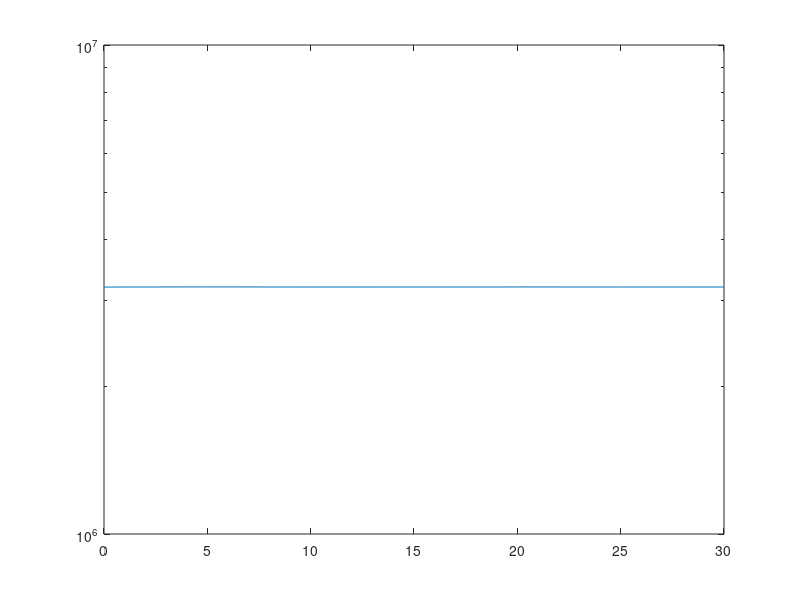

This chart was generated by the following MATLAB code:
clear all; clc; close all
% Parâmetros
T = 500;                      % Tempo de símbolo OFDM
Ts = 2;                       % Tempo de símbolo em portadora única
K = T/Ts;                     % Número de subportadoras independentes
K = 64;
N = 2*K;                      % DFT de N pons
%
SM = [-1 +1];
SM_16 = [-3-3i -3-1i -3+1i -3+3i -1-3i -1-1i -1+1i -1+3i 1-3i 1-1i 1+1i 1+3i 3-3i 3-1i 3+1i 3+3i];
M = 16; % 16 QAM
msg = 100000;
n_bits = K*msg;                % Número de bits
EbN0dB = 0:5:30;
snrdb = EbN0dB;%+10*log10(log2(2)*(K/K));
for j = 1:length(EbN0dB)
    % Gerar bits aleatórios
    dataIn=randi([0 1],1,n_bits);   % Sequência de números entre 0 e 1 uniformemente distribuídos
    %dataIn=sign(dataIn-.5);  % Sequência de -1 e 1
    % Conversor serial paralelo
    %dataInMatrix = reshape(dataIn,n_bits/4,4);
    %
    % Gerar constelaçao 16-QAM
    %seq16qam = 2*dataInMatrix(:,1)+dataInMatrix(:,2)+1i*(2*dataInMatrix(:,3)+dataInMatrix(:,4)); 
    %seq16=seq16qam';
    % Garantir propriedadade da simetria
    %X = [seq16 conj(seq16(end:-1:1))];
    Vn = SM(dataIn + 1);
    mtSeqQam = reshape(Vn, msg, K);    
    
    mtOfdmTx = ifft (mtSeqQam);
    
    
    seqOfdmTx = reshape (mtOfdmTx,1,msg*K); 
    Eb = seqOfdmTx*seqOfdmTx'/length(seqOfdmTx); % Energia do bit
    N0 = Eb*10.^(-snrdb(j)/10);
    wgn = sqrt(N0/2) * [1 1i] * randn(2, length(seqOfdmTx));
        
    %Eb=1;
    %N0 = Eb*10^(EbN0dB(i)/10);
    %sigmas = N0/2;
    %signal_QAM = ifft(X);

    
    % Adição de ruído
    %variance = sigmas;
    %noise = sqrt(variance)*randn(1,N)+1i*sqrt(variance)*randn(1,N);
    %
    % sinal recebido = xn + ruído 
    rn = seqOfdmTx + wgn;
    
    mtOfdmRxNoise = reshape(rn,msg,K);
    % FFT do rn
    %Y = fft(rn);
    %
    % Plots
    mtOfdmRx = fft(mtOfdmRxNoise);
    seqOfdmRx =  reshape (mtOfdmRx,1,msg*K);
    %scatterplot(seqOfdmRx)
    ah = (seqOfdmRx > 0); % Decisao
    nErrs = sum(xor(dataIn, ah));
    %hold on
    %{  
    scatter(real(seq16),imag(seq16), 'r', '+')
    hold off
    title(['Sinal com ruído de variância ', num2str(N0/2)]);
    % Demodulação  
    for k= 1:length(Y) % Para percorrer todo o vetor Yk 
        if real(Y(1,k)) > 0 % Para parte real de Yk positiva
            if real(Y(1,k)) > 2
                Z(1,k) = 3;
            else
                Z(1,k) = 1;
            end
        else % Para parte real de Yk negativa ou igual a zero
            if real(Y(1,k)) < -2
                 Z(1,k) = -3;
            else
                 Z(1,k) = -1;
            end
        end

        if imag(Y(1,k)) > 0 % Para parte imaginaria de Yk positiva
            if imag(Y(1,k)) > 2
                Z(1,k) = Z(1,k) + 1i*3;
            else
                Z(1,k) = Z(1,k) + 1i;
            end
        else % Para parte imaginaria de Yk negativa ou igual a zero
            if imag(Y(1,k)) < -2
                 Z(1,k) = Z(1,k) - 1i*3;
            else
                 Z(1,k) = Z(1,k) - 1i;
            end
        end
    end
    % Contagem de erro
    error = length(find(Z(1,2:K)-X(1,2:K)));
    %}
    disp(['Para variância de ', num2str(N0/2), ' houve ', num2str(nErrs), ' símbolos errados.']);
    ber(j) = nErrs;
end

semilogy(snrdb,ber)

